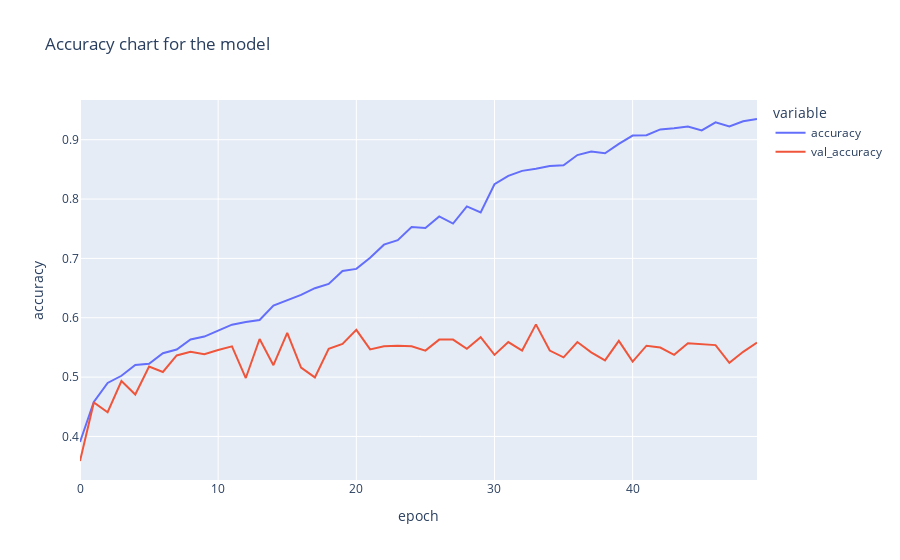

The notebook cell saved with this chart:
### Code cell
fig=px.line(history.history,y=['accuracy', 'val_accuracy'],
           labels={'index':'epoch','value':'accuracy'},
           title=f'Accuracy chart for the model')
fig.show()

### Figure 1 — Plotly figure (JSON) as saved in the notebook; plotly's stock layout.template omitted (floating-point values rounded to 4 significant figures)
{"data": [{"hovertemplate": "variable=accuracy<br>epoch=%{x}<br>accuracy=%{y}<extra></extra>", "legendgroup": "accuracy", "line": {"color": "#636efa", "dash": "solid"}, "marker": {"symbol": "circle"}, "mode": "lines", "name": "accuracy", "orientation": "v", "showlegend": true, "type": "scatter", "x": [0, 1, 2, 3, 4, 5, 6, 7, 8, 9, 10, 11, 12, 13, 14, 15, 16, 17, 18, 19, 20, 21, 22, 23, 24, 25, 26, 27, 28, 29, 30, 31, 32, 33, 34, 35, 36, 37, 38, 39, 40, 41, 42, 43, 44, 45, 46, 47, 48, 49], "xaxis": "x", "y": [0.3907, 0.4581, 0.4902, 0.5023, 0.5203, 0.5224, 0.5402, 0.5466, 0.5635, 0.5683, 0.5783, 0.5884, 0.593, 0.5962, 0.6204, 0.6289, 0.6385, 0.6498, 0.657, 0.6787, 0.6824, 0.7011, 0.7232, 0.7308, 0.7527, 0.7513, 0.7708, 0.7587, 0.7877, 0.7775, 0.825, 0.8391, 0.8475, 0.8511, 0.8558, 0.8568, 0.8741, 0.88, 0.8772, 0.8931, 0.9069, 0.9075, 0.9173, 0.9193, 0.9223, 0.9157, 0.9293, 0.9225, 0.931, 0.9349], "yaxis": "y"}, {"hovertemplate": "variable=val_accuracy<br>epoch=%{x}<br>accuracy=%{y}<extra></extra>", "legendgroup": "val_accuracy", "line": {"color": "#EF553B", "dash": "solid"}, "marker": {"symbol": "circle"}, "mode": "lines", "name": "val_accuracy", "orientation": "v", "showlegend": true, "type": "scatter", "x": [0, 1, 2, 3, 4, 5, 6, 7, 8, 9, 10, 11, 12, 13, 14, 15, 16, 17, 18, 19, 20, 21, 22, 23, 24, 25, 26, 27, 28, 29, 30, 31, 32, 33, 34, 35, 36, 37, 38, 39, 40, 41, 42, 43, 44, 45, 46, 47, 48, 49], "xaxis": "x", "y": [0.3587, 0.4573, 0.4409, 0.4933, 0.4707, 0.518, 0.5087, 0.5365, 0.5427, 0.5385, 0.5457, 0.5519, 0.4985, 0.5642, 0.52, 0.5745, 0.5159, 0.4995, 0.5478, 0.556, 0.5797, 0.5468, 0.5519, 0.5529, 0.5519, 0.5447, 0.5632, 0.5632, 0.5478, 0.5673, 0.5375, 0.5591, 0.5447, 0.5889, 0.5447, 0.5334, 0.5591, 0.5416, 0.5283, 0.5612, 0.5262, 0.5529, 0.5498, 0.5375, 0.557, 0.556, 0.554, 0.5242, 0.5427, 0.5581], "yaxis": "y"}], "layout": {"legend": {"title": {"text": "variable"}, "tracegroupgap": 0}, "title": {"text": "Accuracy chart for the model"}, "xaxis": {"anchor": "y", "domain": [0, 1], "title": {"text": "epoch"}}, "yaxis": {"anchor": "x", "domain": [0, 1], "title": {"text": "accuracy"}}}}
